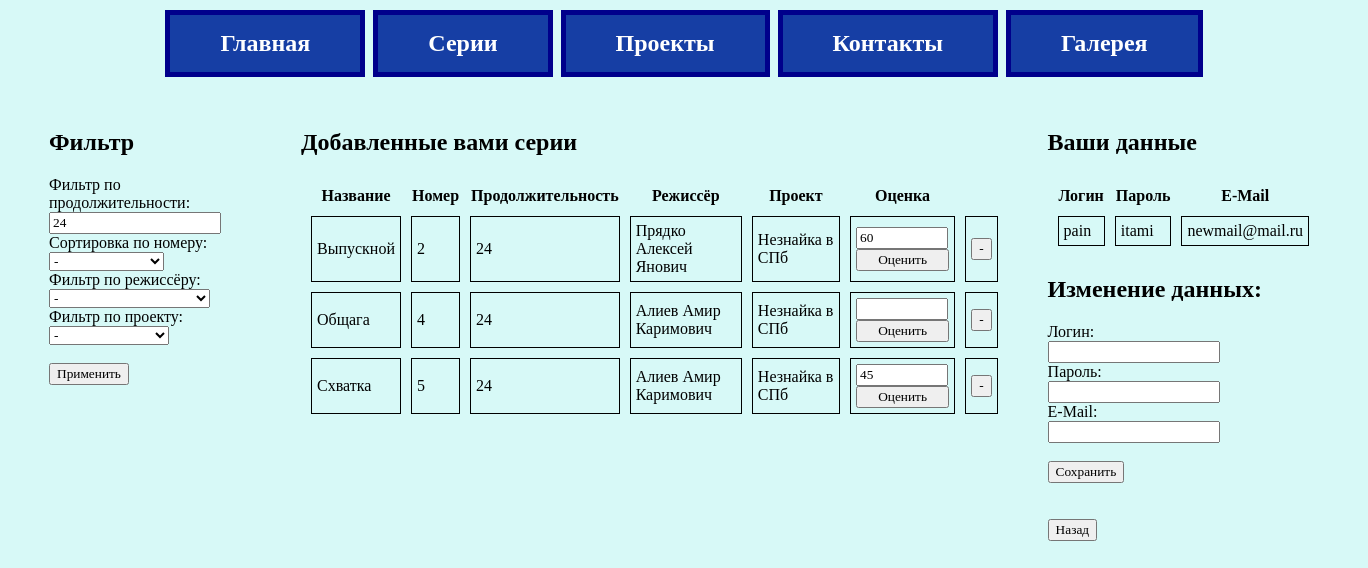
/lk.php?duration=24 (signed in), run on the app's committed database.
### tables this page shows
CREATE TABLE `series` (
  `id` int(4) NOT NULL,
  `name` varchar(60) NOT NULL,
  `num` int(3) NOT NULL,
  `duration` int(3) NOT NULL,
  `emp_id` int(4) NOT NULL,
  `project_id` int(4) NOT NULL
);

CREATE TABLE `employees` (
  `id` int(7) NOT NULL,
  `name` varchar(60) NOT NULL,
  `position` varchar(60) NOT NULL,
  `login` varchar(60) NOT NULL,
  `pass` varchar(60) NOT NULL
);

CREATE TABLE `projects` (
  `id` int(4) NOT NULL,
  `name` varchar(60) NOT NULL,
  `genre` varchar(60) NOT NULL,
  `age_limit` varchar(20) NOT NULL,
  `emp_id` int(4) NOT NULL,
  `sponsor_id` int(4) NOT NULL
);

CREATE TABLE `busket` (
  `id` int(6) NOT NULL,
  `id_ser` int(4) NOT NULL,
  `id_user` int(4) NOT NULL,
  `mark` int(3) DEFAULT NULL
);

CREATE TABLE `users` (
  `id` int(7) NOT NULL,
  `email` varchar(60) NOT NULL,
  `login` varchar(60) NOT NULL,
  `pass` varchar(60) NOT NULL
);

### lk.php (the view, shortened to what this page needs)
<!DOCTYPE html>
<html>
<head>
    <link rel="stylesheet" href="style1.css">
    <link rel="stylesheet" href="style2.css">
</head>
<body bgcolor="D7F9F7">
    <div class="page">
        <div class="block0">
            <ul class="nav">
                <li><a class="buttons" href="index.php">Главная</a></li>
                <li><a class="buttons" href="series.php">Серии</font></a></li>
                <li><a class="buttons" href="projects.php">Проекты</font></a></li>
                <li><a class="buttons" href="ref.php">Контакты</font></a></li>
                <li><a class="buttons" href="sponsors.php">Галерея</font></a></li>
            </ul>
        </div>
        <div class="container">
            <div class="block1" <?php session_start(); if ($_SESSION['user'] == "in"){
                } ?>>
                <h2>Фильтр</h2>
                <form method="GET" action="">
                    <label>Фильтр по продолжительности:</label>
                    <input type="text" name="duration" value="<?php echo isset($_GET['duration']) ? $_GET['duration'] : ''; ?>" />
                    <br>
                    <label>Сортировка по номеру:</label>
                    <select name="sort">
                        <option value="no"<?php if(isset($_GET['sort']) && $_GET['sort'] == 'no') { echo ' selected="selected"'; } ?>>-</option>
                    </select>
                    <br>
                    <?php
                    echo '<label>Фильтр по режиссёру:</label><br>';
                    echo '<select name="rez" id="rez" size="1">';
                    echo '<option value = "no">-</option>';
                    echo '</select>';
                    echo '<br>';
                    echo '<label>Фильтр по проекту:</label><br>';
                    echo '<select name="pro" id="pro" size="1">';
                    echo '<option value = "no">-</option>';
                    echo '</select>';
                    echo '<br><br>';
                    ?>
                    <input type="submit" value="Применить" />
                </form>
            </div>
            <div class="block2">
            <h2>Добавленные вами серии</h2>
                    <?php
                include 'db.php';
                $impid= $_SESSION['id_user'];
                $query = "SELECT * FROM series WHERE id IN (SELECT id_ser FROM busket WHERE id_user = $impid)";
                if(isset($_GET['duration'])) {
                    $dur = (int)$_GET['duration'];
                    if($dur > 0) {
                        $query .= " AND duration = $dur";
                    }
                }
                $result = mysqli_query($conn, $query);
                echo '<table>';
                echo '<tr><th>Название</th><th>Номер</th><th>Продолжительность</th><th>Режиссёр</th><th>Проект</th><th>Оценка</th></tr>';
                while ($row = mysqli_fetch_array($result)) {
                    echo '<tr>';
                    echo '<td>' . $row['name'] . '</td>';
                    echo '<td>' . $row['num'] . '</td>';
                    echo '<td>' . $row['duration'] . '</td>';
                    $sql4 = intval($row['emp_id']);
                    $nq = "SELECT name FROM employees WHERE id = $sql4";
                    $itog = mysqli_query($conn, $nq);
                    $row2 = mysqli_fetch_assoc($itog);
                    echo '<td>' .htmlspecialchars($row2['name']). '</td>';
                    $sql5 = intval($row['project_id']);
                    $nq2 = "SELECT name FROM projects WHERE id = $sql5";
                    $itog2 = mysqli_query($conn, $nq2);
                    $row3 = mysqli_fetch_assoc($itog2);
                    echo '<td>' .htmlspecialchars($row3['name']). '</td>';
                    $sqlm = intval($row['id']);
                    $nqm = "SELECT mark FROM busket WHERE id_ser = $sqlm AND id_user = $impid";
                    $itogm = mysqli_query($conn, $nqm);
                    $rowm = mysqli_fetch_assoc($itogm);
                    echo '<td><form method="POST" style="text-align: left;">
                            <input type="text" style="width:90%;" name="rating" value="'.htmlspecialchars($rowm['mark']).'"></input><br>
                            <input type="hidden" name="id_rate" value="' . $sqlm . '"></input>
                            <input style="width:100%;"  type="submit" name="to_rate" value="Оценить"></input>
                        </form></td>';
                    if ($_SESSION['user'] == "in"){
                        echo '<td><form method="POST" action=""><input type="hidden" name="id" value="' . $row['id'] . '"><input type="submit" name="dlt_from_list" value="-"></form></td>';
                    }
                    echo '</tr>';
                }
                echo '</table>';
            ?>
            </div>
            <div class="block3">
                <?php
            include 'db.php';
            $tmp = $_SESSION['the_login'];
            $query = "SELECT * FROM users WHERE login = '$tmp' ";
            $result = mysqli_query($conn, $query);
            echo '<h2>Ваши данные</h2>';
            echo '<table>';
            echo '<tr><th>Логин</th><th>Пароль</th><th>E-Mail</th></tr>';
            while ($row = mysqli_fetch_array($result)) {
                echo '<tr>';
                echo '<td>' . $row['login'] . '</td>';
                echo '<td>' . $row['pass'] . '</td>';
                echo '<td>' . $row['email'] . '</td>';
                echo '</tr>';
            }
            echo '</table>';
            echo '<h2>Изменение данных:</h2>';
            echo '<form method="POST" action="">';
            echo '<label>Логин:</label><br>';
            echo '<input type="text" name="login"><br>';
            echo '<label>Пароль:</label><br>';
            echo '<input type="text" name="pass"><br>';
            echo '<label>E-Mail:</label><br>';
            echo '<input type="text" name="email"><br>';
            echo '<br>';
            echo '<input type="submit" name="save" value="Сохранить"><br>';
            echo '<br><br>';
            echo '<input type="submit" name="back" value="Назад"><br>';
        ?>
        </div>
        </div>
    </div>
</body>
</html>

### style1.css (style rules this page uses)
.nav li { display: inline; }
ul.nav a { margin: 2px; display: inline-block; padding-right: 50px; padding-left: 50px; padding-top: 15px; padding-bottom: 15px; background-color: #163ea4; border: 5px solid #00008B; text-decoration: none; text-align: center; font-weight: 600; font-size: 150%; }

### style2.css (style rules this page uses)
.container { display: flex; margin-top: 30px; }
.block0 { margin: auto; height: 10%; width: 100%; text-align: center; }
.block1 { height: 900px; width: 230px; margin-right: 40px; margin-left: 40px; }
.block2 { height: 100%; width: 100%; font-family: century gothic; margin-left: 40px; }
.block3 { height: 100%; width: 300px; margin-right: 40px; margin-left: 40px; font-family: century gothic; }
.buttons { font-family: century gothic; color: white; padding: 1px; }

### lk.php (style rules this page uses)
table { border-collapse: separate; border-spacing: 10px; font-family: century gothic; }
td { padding: 5px; border: 1px solid #000; font-family: century gothic; }
label { font-family: century gothic; }
select { font-family: century gothic; }
input { font-family: century gothic; }
h2 { font-family: century gothic; }
a { font-family: century gothic; }

### data on the page
series: name "Выпускной", num "2", duration "24", emp.name "Прядко Алексей Янович", project.name "Незнайка в СПб", rating "60"
series: name "Общага", num "4", duration "24", emp.name "Алиев Амир Каримович", project.name "Незнайка в СПб"
series: name "Схватка", num "5", duration "24", emp.name "Алиев Амир Каримович", project.name "Незнайка в СПб", rating "45"
users: login "pain", pass "itami", email "newmail@mail.ru"
